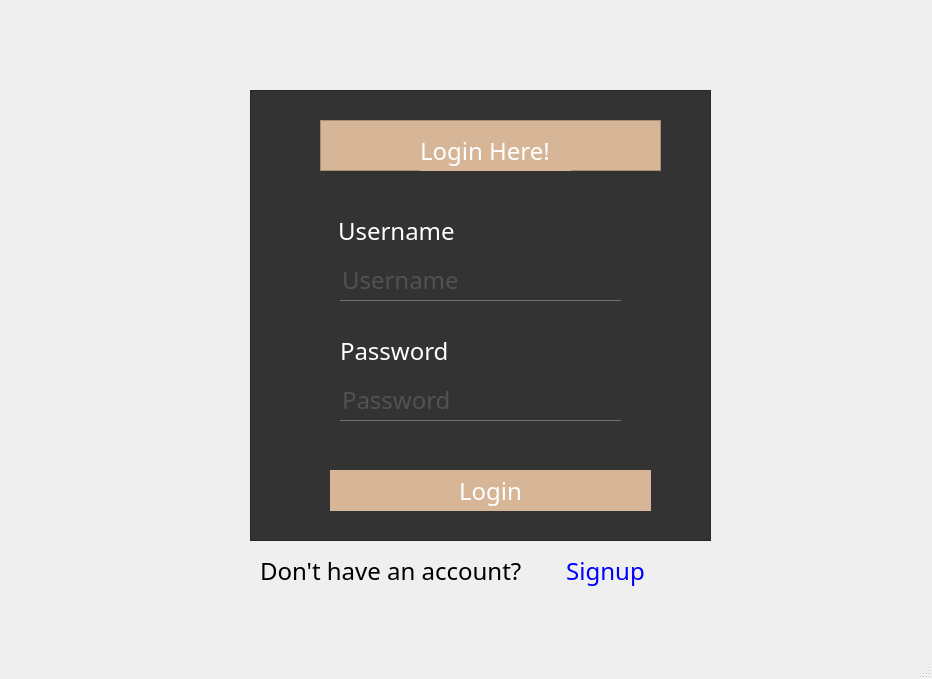
<?xml version="1.0" encoding="UTF-8"?>
<ui version="4.0">
 <class>MainWindow</class>
 <widget class="QMainWindow" name="MainWindow">
  <property name="geometry">
   <rect>
    <x>0</x>
    <y>0</y>
    <width>932</width>
    <height>679</height>
   </rect>
  </property>
  <property name="windowTitle">
   <string>MainWindow</string>
  </property>
  <property name="styleSheet">
   <string notr="true">*{
font-family:century gothic;
font-size:24px;
}
QWidget
{
background:url(&quot;/Users/ayashaker/Desktop/hardwood-1851071__340.jpg&quot;);
}
QFrame
{
background:#333;
}
QPushButton
{
border-radius:60px;
background:rgd(214,182,151);
}</string>
  </property>
  <widget class="QWidget" name="centralwidget">
   <widget class="QFrame" name="frame">
    <property name="geometry">
     <rect>
      <x>250</x>
      <y>90</y>
      <width>461</width>
      <height>451</height>
     </rect>
    </property>
    <property name="styleSheet">
     <string notr="true">QFrame
{
border-raidus:15px;
}</string>
    </property>
    <property name="frameShape">
     <enum>QFrame::StyledPanel</enum>
    </property>
    <property name="frameShadow">
     <enum>QFrame::Raised</enum>
    </property>
    <widget class="QPushButton" name="Login">
     <property name="geometry">
      <rect>
       <x>80</x>
       <y>380</y>
       <width>321</width>
       <height>41</height>
      </rect>
     </property>
     <property name="styleSheet">
      <string notr="true">QPushButton
{
background:rgb(214,182,151);
border-radius:60px;
color:white;
}
QPushButton:hover
{
background:argb(214,182,151);
border-radius:60px;
color:white;
}</string>
     </property>
     <property name="text">
      <string>Login</string>
     </property>
    </widget>
    <widget class="QFrame" name="frame_2">
     <property name="geometry">
      <rect>
       <x>70</x>
       <y>30</y>
       <width>341</width>
       <height>51</height>
      </rect>
     </property>
     <property name="styleSheet">
      <string notr="true">QFrame
{
background:rgb(214,182,151);
}</string>
     </property>
     <property name="frameShape">
      <enum>QFrame::StyledPanel</enum>
     </property>
     <property name="frameShadow">
      <enum>QFrame::Raised</enum>
     </property>
     <widget class="QLabel" name="label">
      <property name="geometry">
       <rect>
        <x>100</x>
        <y>10</y>
        <width>151</width>
        <height>41</height>
       </rect>
      </property>
      <property name="styleSheet">
       <string notr="true">QLabel
{
color:white;
}</string>
      </property>
      <property name="text">
       <string>Login Here!</string>
      </property>
     </widget>
    </widget>
    <widget class="QLabel" name="label_2">
     <property name="geometry">
      <rect>
       <x>88</x>
       <y>125</y>
       <width>141</width>
       <height>31</height>
      </rect>
     </property>
     <property name="styleSheet">
      <string notr="true">QLabel
{
color:white;
}</string>
     </property>
     <property name="text">
      <string>Username</string>
     </property>
    </widget>
    <widget class="QLabel" name="label_3">
     <property name="geometry">
      <rect>
       <x>90</x>
       <y>250</y>
       <width>111</width>
       <height>21</height>
      </rect>
     </property>
     <property name="styleSheet">
      <string notr="true">QLabel
{
color:white;
}</string>
     </property>
     <property name="text">
      <string>Password</string>
     </property>
    </widget>
    <widget class="QLineEdit" name="Username">
     <property name="geometry">
      <rect>
       <x>90</x>
       <y>170</y>
       <width>281</width>
       <height>41</height>
      </rect>
     </property>
     <property name="styleSheet">
      <string notr="true">QLineEdit
{
background:transparent;
border:none;
color:#717072;
border-bottom:1px solid #717072;

}</string>
     </property>
     <property name="text">
      <string/>
     </property>
     <property name="placeholderText">
      <string>Username</string>
     </property>
    </widget>
    <widget class="QLineEdit" name="Password">
     <property name="geometry">
      <rect>
       <x>90</x>
       <y>290</y>
       <width>281</width>
       <height>41</height>
      </rect>
     </property>
     <property name="styleSheet">
      <string notr="true">QLineEdit
{
background:transparent;
border:none;
color:#717072;
border-bottom:1px solid #717072;

}</string>
     </property>
     <property name="text">
      <string/>
     </property>
     <property name="echoMode">
      <enum>QLineEdit::Password</enum>
     </property>
     <property name="placeholderText">
      <string>Password</string>
     </property>
    </widget>
   </widget>
   <widget class="QLabel" name="label_4">
    <property name="geometry">
     <rect>
      <x>260</x>
      <y>550</y>
      <width>361</width>
      <height>41</height>
     </rect>
    </property>
    <property name="styleSheet">
     <string notr="true">#label_4
{
background:transparent;
color:black;
}</string>
    </property>
    <property name="text">
     <string>Don't have an account?</string>
    </property>
   </widget>
   <widget class="QPushButton" name="Signup">
    <property name="geometry">
     <rect>
      <x>520</x>
      <y>550</y>
      <width>171</width>
      <height>41</height>
     </rect>
    </property>
    <property name="styleSheet">
     <string notr="true">#Signup
{
color:blue;
background:transparent;
}</string>
    </property>
    <property name="text">
     <string>Signup</string>
    </property>
   </widget>
  </widget>
  <widget class="QMenuBar" name="menubar">
   <property name="geometry">
    <rect>
     <x>0</x>
     <y>0</y>
     <width>932</width>
     <height>22</height>
    </rect>
   </property>
  </widget>
  <widget class="QStatusBar" name="statusbar"/>
 </widget>
 <resources/>
 <connections/>
</ui>
